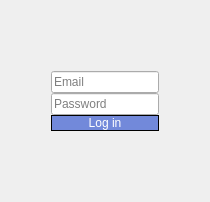
<?xml version="1.0" encoding="UTF-8"?>
<ui version="4.0">
 <class>Login_window</class>
 <widget class="QWidget" name="Login_window">
  <property name="geometry">
   <rect>
    <x>0</x>
    <y>0</y>
    <width>456</width>
    <height>674</height>
   </rect>
  </property>
  <property name="minimumSize">
   <size>
    <width>456</width>
    <height>674</height>
   </size>
  </property>
  <property name="maximumSize">
   <size>
    <width>456</width>
    <height>674</height>
   </size>
  </property>
  <property name="windowTitle">
   <string>Form</string>
  </property>
  <layout class="QGridLayout" name="gridLayout">
   <property name="sizeConstraint">
    <enum>QLayout::SetFixedSize</enum>
   </property>
   <item row="0" column="0">
    <layout class="QGridLayout" name="gridLayout_2" rowstretch="1,1,1">
     <property name="spacing">
      <number>0</number>
     </property>
     <item row="0" column="0" rowspan="3">
      <spacer name="horizontalSpacer_2">
       <property name="orientation">
        <enum>Qt::Horizontal</enum>
       </property>
       <property name="sizeHint" stdset="0">
        <size>
         <width>40</width>
         <height>20</height>
        </size>
       </property>
      </spacer>
     </item>
     <item row="0" column="1">
      <spacer name="verticalSpacer">
       <property name="orientation">
        <enum>Qt::Vertical</enum>
       </property>
       <property name="sizeHint" stdset="0">
        <size>
         <width>20</width>
         <height>40</height>
        </size>
       </property>
      </spacer>
     </item>
     <item row="2" column="1">
      <spacer name="verticalSpacer_5">
       <property name="orientation">
        <enum>Qt::Vertical</enum>
       </property>
       <property name="sizeHint" stdset="0">
        <size>
         <width>20</width>
         <height>40</height>
        </size>
       </property>
      </spacer>
     </item>
     <item row="1" column="1">
      <layout class="QVBoxLayout" name="verticalLayout">
       <property name="sizeConstraint">
        <enum>QLayout::SetDefaultConstraint</enum>
       </property>
       <item>
        <widget class="QLineEdit" name="email_edit">
         <property name="placeholderText">
          <string>Email</string>
         </property>
        </widget>
       </item>
       <item>
        <spacer name="verticalSpacer_4">
         <property name="orientation">
          <enum>Qt::Vertical</enum>
         </property>
         <property name="sizeHint" stdset="0">
          <size>
           <width>20</width>
           <height>20</height>
          </size>
         </property>
        </spacer>
       </item>
       <item>
        <widget class="QLineEdit" name="password_edit">
         <property name="placeholderText">
          <string>Password</string>
         </property>
        </widget>
       </item>
       <item>
        <spacer name="verticalSpacer_2">
         <property name="orientation">
          <enum>Qt::Vertical</enum>
         </property>
         <property name="sizeHint" stdset="0">
          <size>
           <width>20</width>
           <height>20</height>
          </size>
         </property>
        </spacer>
       </item>
       <item>
        <widget class="QPushButton" name="login_button">
         <property name="styleSheet">
          <string notr="true">border: 1px solid black;
background-image: none;
background-color:#7289da;
color: #FFFFFF;
line-height: 30px;</string>
         </property>
         <property name="text">
          <string>Log in</string>
         </property>
        </widget>
       </item>
      </layout>
     </item>
     <item row="0" column="2" rowspan="3">
      <spacer name="horizontalSpacer">
       <property name="orientation">
        <enum>Qt::Horizontal</enum>
       </property>
       <property name="sizeHint" stdset="0">
        <size>
         <width>40</width>
         <height>20</height>
        </size>
       </property>
      </spacer>
     </item>
    </layout>
   </item>
  </layout>
 </widget>
 <resources/>
 <connections/>
</ui>
